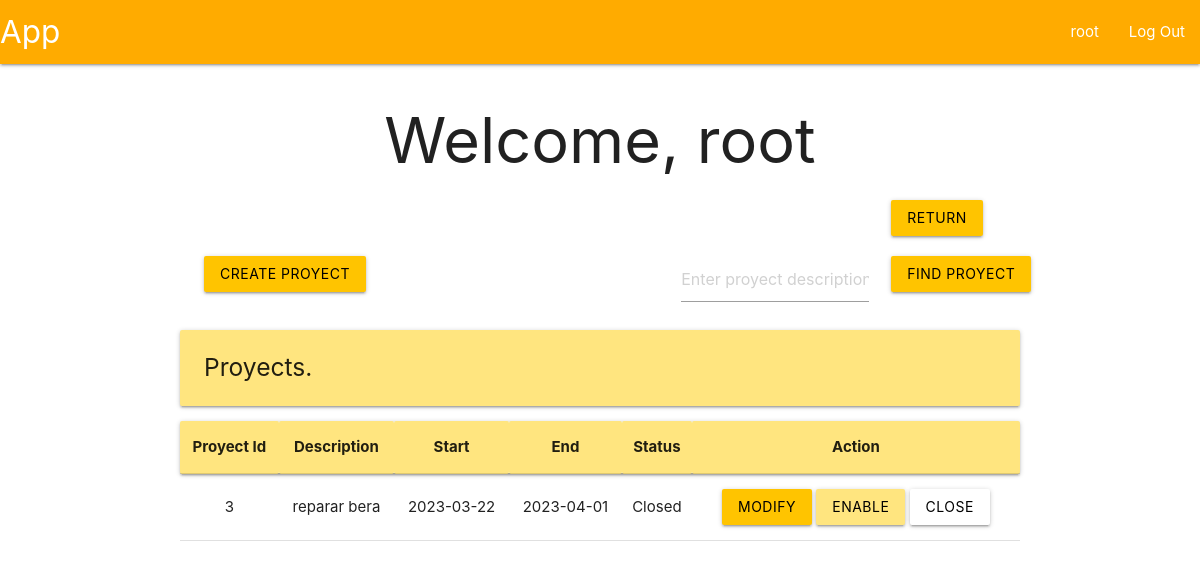
/root/proyects (signed in), run on an earlier commit of the app's database.
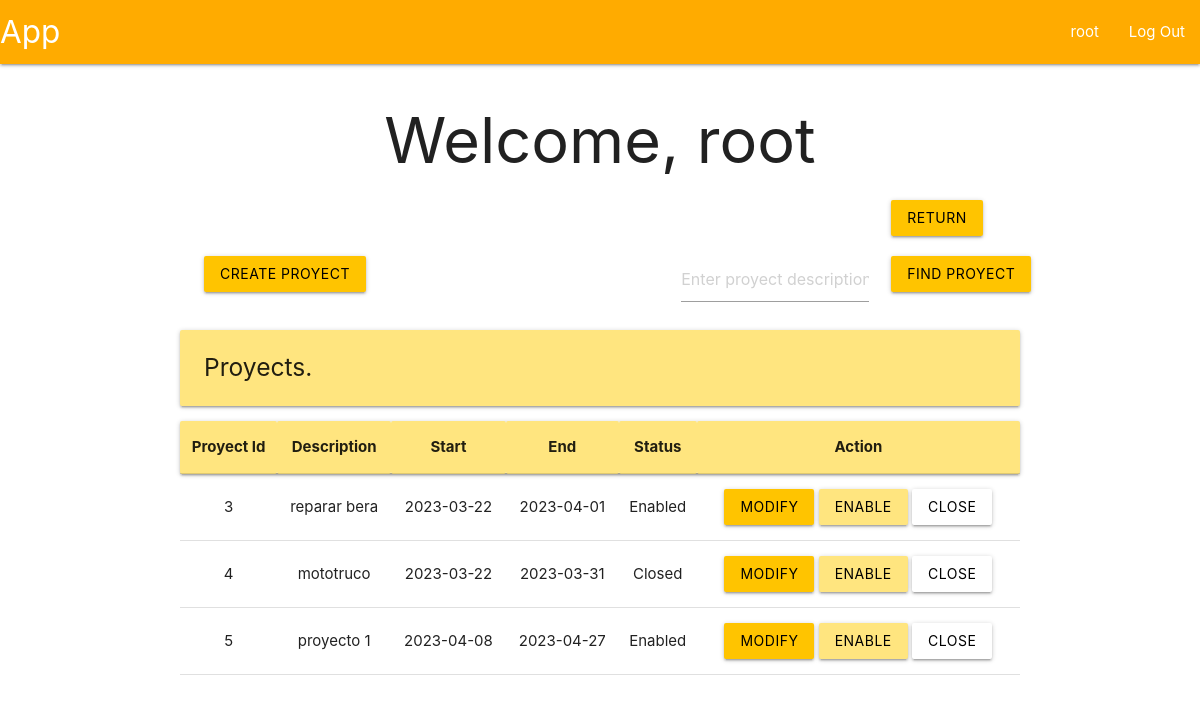
And on a later commit of the database.
### tables this page shows
CREATE TABLE proyect (
    id INTEGER PRIMARY KEY AUTOINCREMENT,
    description TEXT UNIQUE NOT NULL,
    start DATE NOT NULL,
    end DATE NOT NULL,
    statusId INTEGER,

    FOREIGN KEY (statusId) REFERENCES proyectStatus(id)
);

CREATE TABLE proyectStatus (
    id INTEGER PRIMARY KEY AUTOINCREMENT,
    name TEXT NOT NULL
);

### app/proyectView.py (the view, shortened to what this page needs)
@bp.route('/proyects', methods=('POST', 'GET'))
@modifyProyect_required
def proyectView():
    db = get_db()
    flag = False
    if not flag:
        proyects = db.execute(
            """SELECT
                p.id,
                p.description as description,
                p.start as start,
                p.end as end,
                s.name as status
               FROM proyect p
               INNER JOIN proyectStatus s ON p.statusId = s.id"""
        ).fetchall()
    return render_template('proyect/proyectView.html', proyects=proyects)

### app/auth.py (called while the page is built)
@bp.before_app_request
def load_logged_in_user():
    user_id = session.get('user_id')
    if user_id is None:
        g.user = None
    else:
        g.user = get_db().execute(
            "SELECT * FROM user WHERE id = ?",
            (user_id,)
        ).fetchone()

def modifyProyect_required(view):
    @functools.wraps(view)
    def wrapped_view(**kwargs):
        if g.user is None:
            return redirect(url_for('auth.login'))
        elif g.user['roleId'] != 1 and g.user['roleId'] != 2:
            return redirect(url_for('user.profile'))
        return view(**kwargs)
    return wrapped_view

### app/db.py (called while the page is built)
def get_db():
    if 'db' not in g:
        g.db = sqlite3.connect(
            current_app.config['DATABASE'],
            detect_types = sqlite3.PARSE_DECLTYPES
        )
        g.db.row_factory = sqlite3.Row
    return g.db

### app/templates/proyect/proyectView.html
{% extends 'base.html' %}
{% block header %}
  <h1>{% block title %}Welcome, {{ g.user['username'] }}{% endblock %}</h1>
{% endblock %}
{% block content %}
<div class="row">
    <form method="POST">
        <div class="col s1 offset-s10">
            <button class="btn waves-effect waves-ligth amber accent-3 black-text" type="submit" value="return" name="return">Return</button>
        </div>
    </form>
</div>
<div class="row">
  <form method="POST">
    <div class="col s3">
      <button class="btn waves-effect waves-ligth amber accent-3 black-text" type="submit" value="create-proyect" name="create-proyect">Create proyect</button>
    </div>
  </form>
  <form method="POST">
    <div class="col s3 offset-s4">
      <input placeholder="Enter proyect description" name="find-proyect" id="proyect">
    </div>
    <div class="col s2">
      <input class="btn waves-effect waves-ligth amber accent-3 black-text" type="submit" value="Find proyect">
    </div>
  </form>
</div>
<div class="left-align">
    <h5 class="card-panel amber accent-1">Proyects.</h5>
</div>
<table class="centered">
    <thead class="card-panel amber accent-1">
      <tr>
        <th>Proyect Id</th>
        <th>Description</th>
        <th>Start</th>
        <th>End</th>
        <th>Status</th>
        <th>Action</th>
      </tr>
    </thead>
    <tbody>
      {% for proyect in proyects %}
        <tr>
          <td>{{ proyect['id'] }}</td>
          <td>{{ proyect['description']}}</td>
          <td>{{ proyect['start'] }}</td>
          <td>{{ proyect['end'] }}</td>
          <td>{{ proyect['status'] }}</td>
          <td>
            <form method="POST">
                <button class="btn waves-effect waves-ligth amber accent-3 black-text" type="submit" name="modify-proyect" value="{{ proyect['id'] }}">Modify</button>
                <button class="btn waves-effect waves-ligth amber accent-1 black-text" type="submit" name="enable-proyect" value="{{ proyect['id'] }}">Enable</button>
                <button class="btn waves-effect waves-ligth white black-text" type="submit" name="close-proyect" value="{{ proyect['id'] }}">Close</button>
            </form>
          </td>
        </tr>
      {% endfor %}
    </tbody>
  </table>
{% endblock %}

What changed in the data, as far as the page shows it:
changed proyect "reparar bera": status "Closed" → "Enabled"
added proyect: id "4", description "mototruco", start "2023-03-22", end "2023-03-31", status "Closed"
added proyect: id "5", description "proyecto 1", start "2023-04-08", end "2023-04-27", status "Enabled"
